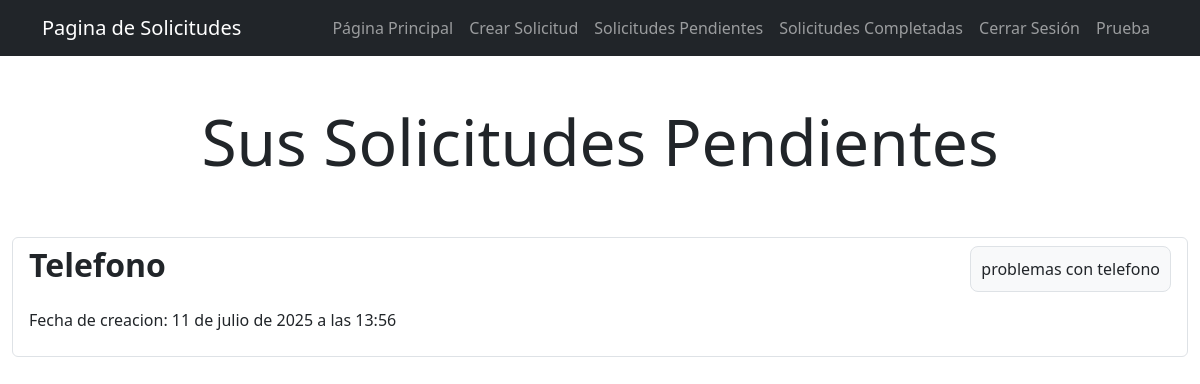
The page /lista_solicitud/ (signed in) on the database as committed earlier.
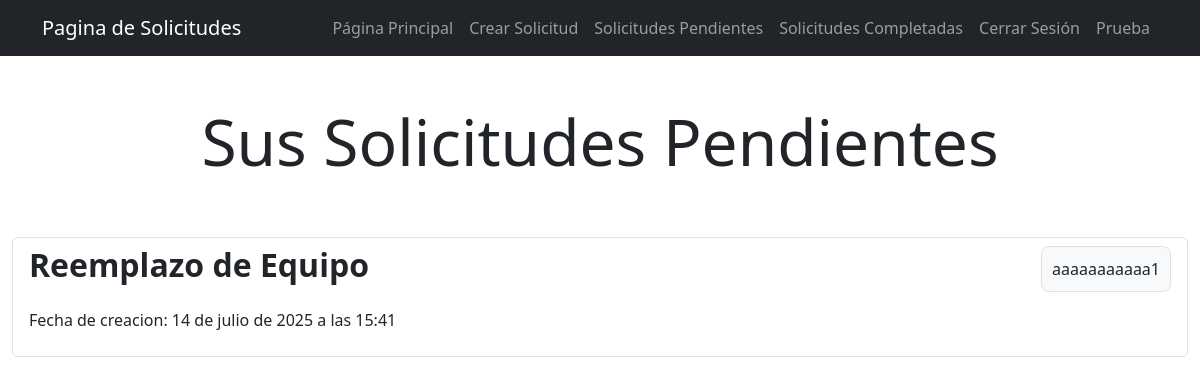
The same page on the database as committed later.
### SoporteInformatica/models.py (models this page shows, shortened)
class Ticket(models.Model):
    usuario = models.ForeignKey(User, on_delete=models.CASCADE)
    oficina = models.CharField(max_length=100)
    detalle = models.TextField()
    relacion_problema = models.ForeignKey(Relacion_problema, on_delete=models.SET_NULL, null=True)
    fecha_creacion = models.DateTimeField(auto_now_add=True)
    tarea_completada = models.DateTimeField(null=True, blank=True)

class Relacion_problema(models.Model):
    tipo = models.CharField(max_length=100)
    def __str__(self):
        return self.tipo

### SoporteInformatica/views.py (the view)
# urls.py: path('lista_solicitud/', views.lista_solicitud, name='lista_solicitud'),
@login_required
def lista_solicitud(request):
    tickets = Ticket.objects.filter(usuario=request.user, tarea_completada__isnull = True)
    context = {"tickets": tickets, "peticion": "Sus Solicitudes Pendientes"}
    return render(request, "SoporteInformatica/lista_solicitud.html", context)

### SoporteInformatica/templates/SoporteInformatica/lista_solicitud.html (shortened to what this page needs)
{% extends "SoporteInformatica/layouts/base.html" %}
{% block content %}
<main class="container-fluid">
    <div class="row">
        <div class="col 12">
            <h1 class="text-center display-3 py-5">{{peticion}}</h1>
            <ul class="list-group">
                {% for ticket in tickets %}
                   <a class="list-group-item {% if ticket.tarea_completada %}list-group-item-success{% endif %}" href="{% url 'detalle_solicitud' ticket.id %}">
                        <header class="d-flex justify-content-between">
                            <h2 class="fw-bold">
                                {{ticket.relacion_problema}}
                            </h2>
                            <p class="detalle-ticket">
                                {{ticket.detalle}}
                            </p>
                        </header>
                        {% if ticket.tarea_completada == Null %}
                        <p class="text-break">
                             Fecha de creacion: {{ticket.fecha_creacion}}
                        </p>
                        {% else %}
                        <p>
                           Fecha de realizacion: {{ticket.tarea_completada|date:"d  F  Y, H:i"}}
                        </p>
                        {% endif %}
                    </a>
                {% endfor%}
            </ul>
        </div>
    </div>
</main>
{% endblock %}

Rows that differ between the two databases and show on the page:
removed Ticket: relacion_problema "Telefono", detalle "problemas con telefono", fecha_creacion "11 de julio de 2025 a las 13:56"
added Ticket: relacion_problema "Reemplazo de Equipo", detalle "aaaaaaaaaaa1", fecha_creacion "14 de julio de 2025 a las 15:41"
